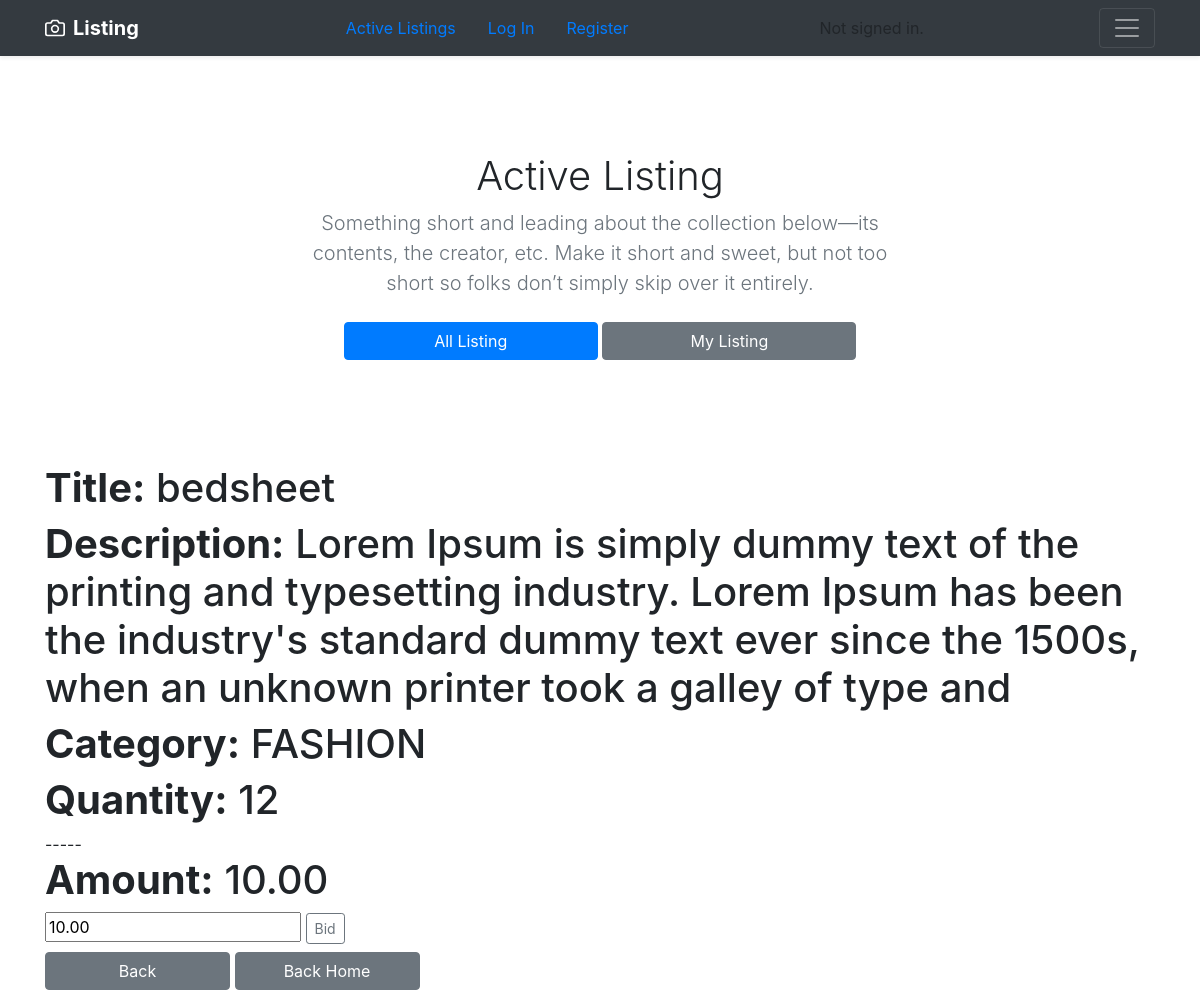
/auctions/bid/43, run on the app's committed database.
### auctions/models.py (models this page shows, shortened)
class Listing(models.Model):
    title = models.CharField(max_length=50)  # max_length required
    startbidprice = models.DecimalField(decimal_places=2, max_digits=1000)
    description = models.TextField(blank=True, null=True)
    category = models.CharField(choices=CATEGORIES, max_length=10, default=7)
    quantity = models.IntegerField(default=1)

### auctions/views.py (the view)
# urls.py: path("bid/<int:bid_id>", views.bid, name="bid"),
def bid(request, bid_id):
    try:
        item = Listing.objects.get(pk=bid_id)
        if request.method == "POST":
            if request.POST['new_bid']:
                new_bid = request.POST['new_bid']
                item.startbidprice = new_bid
                item.save()
    except item.DoesNotExist:
        return render(request, "auctions/index.html")
    return render(request, "auctions/bid.html", {
        "item": item
    })

### auctions/templates/auctions/bid.html (shortened to what this page needs)
{% extends "auctions/layout.html" %}
{% block body %}
<div class="container">
 <h1><strong>Title:</strong> {{ item.title }}</h1>
 <h1><strong>Description:</strong> {{ item.description }}</h1>
 <h1><strong>Category:</strong> {{ item.category}}</h1>
 <h1><strong>Quantity:</strong> {{ item.quantity }}</h1>
 -----
 <h1><strong>Amount:</strong> {{ item.startbidprice }}</h1>
 <form action="{% url 'bid' item.id %}" method="post">
  <input type="number" name="new_bid" value="{{item.startbidprice }}">
  <a href="{% url 'bid' item.id %}">
   <button type="submit" class="btn btn-sm btn-outline-secondary"> Bid </button>
  </a>
 </form>
 <a href="{% url 'view' item.id %}" class="btn btn-secondary my-2 col-md-2">Back</a>
 <a href="{% url 'index' %}" class="btn btn-secondary my-2 col-md-2">Back Home</a>
</div>
{% endblock %}

### auctions/static/auctions/styles.css (style rules this page uses)
body { padding: 0px; }

### data on the page
Listing: title "bedsheet", description "Lorem Ipsum is simply dummy text of the printing and typesetting industry. Lorem Ipsum has been the industry's standard dummy text ever since the 1500s, when an unknown printer took a galley of type and", category "FASHION", quantity "12", startbidprice "10.00", new_bid "10.00"
